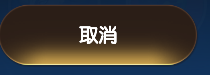
#> input picture Feature_screenshot/cancel_btn.png, 210 x 75 px, given in place of test_1.png, which was not available
$ python test_recognize.py
#> lines starting #> are read from the running program, lines starting #| are printed output that depends on the picture; pictures that were not available may be replaced by others from this repository, and a replacement may not be noted
"""只识别、不点击的安全测试脚本。用法:
python test_recognize.py [次数] [间隔秒]
每次截屏后打印识别结果,绝不点击。"""
import os
import sys
import time
import cv2

os.chdir(os.path.dirname(os.path.abspath(__file__)))

TEMPLATES = [
    ("誓约书签", "Feature_screenshot/bookmark.png", 184000),
    ("神秘奖牌", "Feature_screenshot/mystic.png", 280000),
    ("购买按钮", "Feature_screenshot/buy_btn.png", 0),
    ("确认按钮", "Feature_screenshot/confirm_btn.png", 0),
]
DEVICE = "127.0.0.1:5555"
THRESH = 0.85

def snap(name):
    if os.path.exists(name):
        os.remove(name)
    os.system(f"adb -s {DEVICE} shell screencap /sdcard/t.png")
    os.system(f"adb -s {DEVICE} pull /sdcard/t.png {name} > /dev/null 2>&1")

def match(img, tpl_path):
    tpl = cv2.imread(tpl_path, 0)
    if tpl is None:
        return None, 0.0
    th, tw = tpl.shape[:2]
    res = cv2.matchTemplate(img, tpl, cv2.TM_CCOEFF_NORMED)
    _, mv, _, ml = cv2.minMaxLoc(res)
    if mv >= THRESH:
        return (ml[0] + tw // 2, ml[1] + th // 2), mv
    return None, mv

count = int(sys.argv[1]) if len(sys.argv) > 1 else 1
gap = float(sys.argv[2]) if len(sys.argv) > 2 else 2.0

for i in range(1, count + 1):
    path = f"test_{i}.png"
    snap(path)
    img = cv2.imread(path, 0)
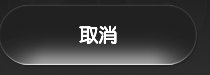
#> img: shape (75, 210); min 32, max 255, mean 58
    if img is None:
        print(f"[{i}] 截屏失败")
        continue
    h, w = img.shape[:2]
#> h = 75; w = 210
    print(f"[{i}] 截图 {w}x{h}")
#| [1] 截图 210x75
    found = False
    for name, tpath, _ in TEMPLATES:
        pt, score = match(img, tpath)
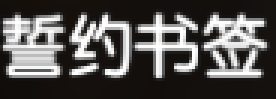
#> input picture Feature_screenshot/bookmark.png, 92 x 33 px (shown 3 times larger)
#> in match, `res = cv2.matchTemplate(img, tpl, cv2.TM_CCOEFF_NORMED)`:
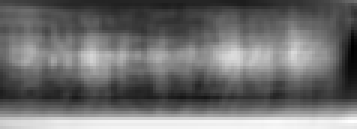
#> res: shape (43, 119) float32 (shown 3 times larger); min -0.283, max 0.309, mean -0.0267; drawn with min black and max white
#> in match, `_, mv, _, ml = cv2.minMaxLoc(res)`: mv = 0.309; ml = (117, 40)
#> score = 0.309
        if pt:
            print(f"    [发现 {name}] 中心 {pt}  置信度 {score:.3f}")
            cv2.rectangle(img, (pt[0]-70, pt[1]-35), (pt[0]+70, pt[1]+35), 255, 2)
            found = True
        else:
            print(f"    [未发现 {name}] 最高置信度 {score:.3f}")
#|     [未发现 誓约书签] 最高置信度 0.309
    if found:
        out = path.replace(".png", "_marked.png")
        cv2.imwrite(out, img)
        print(f"    → 带框图已保存: {out}")
    if i < count:
        time.sleep(gap)
